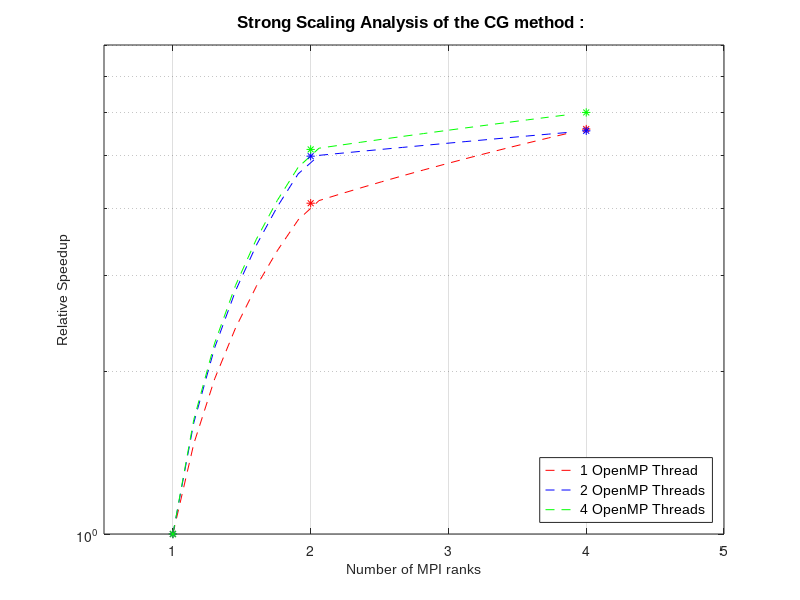
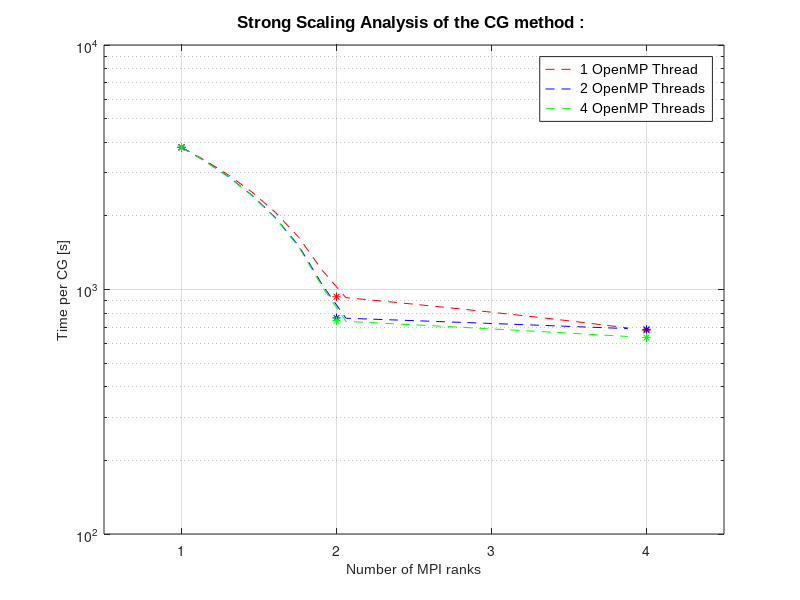
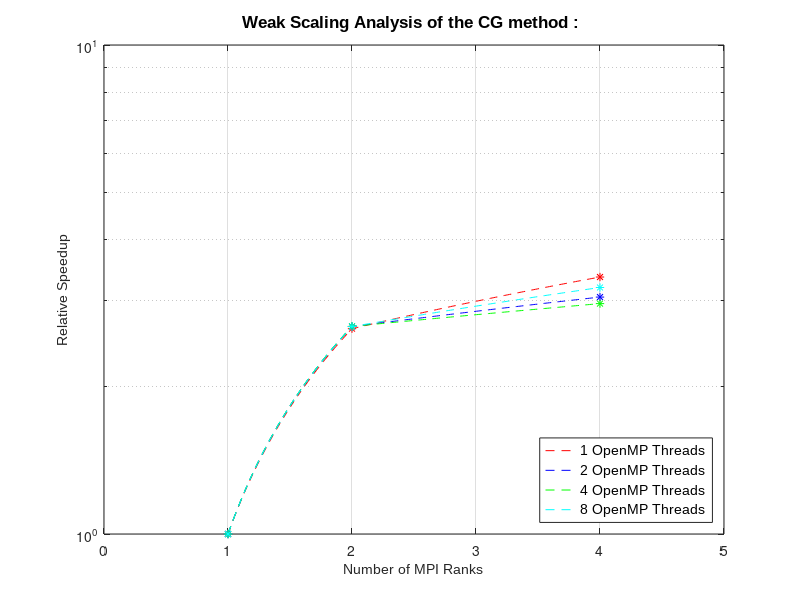
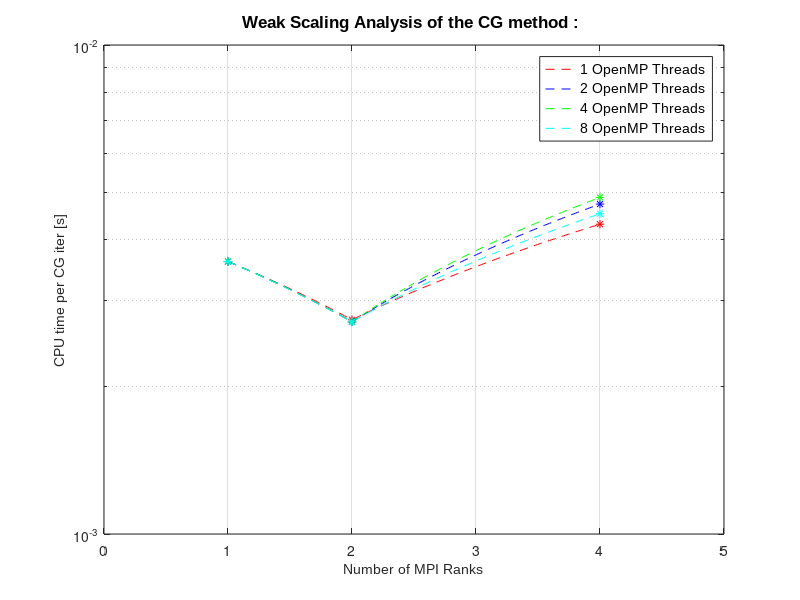

These charts were generated, in order, by the following MATLAB code:
%% Strong scaling analysis with relative speed up
clc;
clear all;

x = [1,2,4];
list_1 = [3812.08,933.78,681.258,];
list_2 = [3816.17,765.292,687.069];
list_4 = [3818.68,744.149, 635.851];
% Relative speed up calculus
list_1 = list_1(1)./list_1;
list_2 = list_2(1)./list_2;
list_4 = list_4(1)./list_4;
x_big = linspace(1,16,100);

figure(1)
semilogy(x_big, interp1(x,list_1,x_big), '--r', 'LineWidth', 0.1)
hold on
semilogy(x_big, interp1(x,list_2,x_big'),'--b', 'LineWidth', 0.1)
hold on
semilogy(x_big, interp1(x,list_4,x_big), '--g', 'LineWidth', 0.1)
hold on
semilogy(x, list_1, '*r', 'LineWidth', 0.1)
hold on
semilogy(x, list_2, '*b', 'LineWidth', 0.1)
hold on
semilogy(x, list_4, '*g', 'LineWidth', 0.1)
hold on

leg1 = legend('1 OpenMP Thread','2 OpenMP Threads','4 OpenMP Threads','Location','SouthEast');
set(leg1,'FontName','Arial','FontSize',10)
title1 = title('Strong Scaling Analysis of the CG method : ');
set(title1,'FontName','Arial','FontSize',12)
xlabel('Number of MPI ranks','FontName','Arial','FontSize',10);
ylabel('Relative Speedup','FontName','Arial','FontSize',10);
xlim([0.5,5])
ylim([0,8])
grid on;
hold off;

% Save plot
filename='./plot/strong.eps';
print(gcf,'-depsc',filename)

%% Strong scaling analysis
clc;
clear all;

x = [1,2,4];
list_1 = [3812.08,933.78,681.258];
list_2 = [3816.17,765.292,687.069];
list_4 = [3818.68,744.149,635.851];
x_big = linspace(1,16,100);

figure(2)
semilogy(x_big, interp1(x,list_1,x_big), '--r', 'LineWidth', 0.1)
hold on
semilogy(x_big, interp1(x,list_2,x_big'),'--b', 'LineWidth', 0.1)
hold on
semilogy(x_big, interp1(x,list_4,x_big), '--g', 'LineWidth', 0.1)
hold on
semilogy(x, list_1, '*r', 'LineWidth', 0.1)
hold on
semilogy(x, list_2, '*b', 'LineWidth', 0.1)
hold on
semilogy(x, list_4, '*g', 'LineWidth', 0.1)
hold on

leg1 = legend('1 OpenMP Thread','2 OpenMP Threads','4 OpenMP Threads','Location','NorthEast');
set(leg1,'FontName','Arial','FontSize',10)
title1 = title('Strong Scaling Analysis of the CG method : ');
set(title1,'FontName','Arial','FontSize',12)
xlabel('Number of MPI ranks','FontName','Arial','FontSize',10);
ylabel('Time per CG [s]','FontName','Arial','FontSize',10);
grid on;
xlim([0.5,4.5])
hold off;

% Save the plot
filename='./plot/strong_2.eps';
print(gcf,'-depsc',filename)

%% Weak scaling analysis with relative speed up
clc;
clear all;

x = [1,2,4];
list_1 = [0.00360577,0.00274242,0.00430072];
list_2 = [0.00360708,0.00271577,0.0047284];
list_4 = [0.00360943,0.00271577,0.00487931];
list_8 = [0.00360601,0.00271577,0.00451811];
% Relative speed up calculus
list_1 = list_1(1).*x./list_1;
list_2 = list_2(1).*x./list_2;
list_4 = list_4(1).*x./list_4;
list_8 = list_8(1).*x./list_8;
x_big = linspace(1,15,1000);

figure(3)
semilogy(x_big, interp1(x,list_1,x_big), '--r', 'LineWidth', 0.1)
hold on
semilogy(x_big, interp1(x,list_2,x_big), '--b', 'LineWidth', 0.1)
hold on
semilogy(x_big, interp1(x,list_4,x_big), '--g', 'LineWidth', 0.1)
hold on
semilogy(x_big, interp1(x,list_8,x_big), '--c', 'LineWidth', 0.1)
hold on
semilogy(x, list_1, '*r', 'LineWidth', 0.1)
hold on
semilogy(x, list_2, '*b', 'LineWidth', 0.1)
hold on
semilogy(x, list_4, '*g', 'LineWidth', 0.1)
hold on
semilogy(x, list_8, '*c', 'LineWidth', 0.1)
hold on

leg1 = legend('1 OpenMP Threads','2 OpenMP Threads','4 OpenMP Threads','8 OpenMP Threads','Location','SouthEast');
set(leg1,'FontName','Arial','FontSize',10)
title1 = title('Weak Scaling Analysis of the CG method : ');
set(title1,'FontName','Arial','FontSize',12)
xlabel('Number of MPI Ranks','FontName','Arial','FontSize',10);
ylabel('Relative Speedup','FontName','Arial','FontSize',10);
xlim([0,5]);
grid on;
hold off;

% Save plot
filename='./plot/weak.eps';
print(gcf,'-depsc',filename)

%% Weak scaling analysis
clc;
clear all;

x = [1,2,4];
list_1 = [0.00360577,0.00274242,0.00430072];
list_2 = [0.00360708,0.00271577,0.0047284];
list_4 = [0.00360943,0.00271577,0.00487931];
list_8 = [0.00360601,0.00271577,0.00451811];
x_big = linspace(1,15,1000);

figure(4)
semilogy(x_big, interp1(x,list_1,x_big), '--r', 'LineWidth', 0.1)
hold on
semilogy(x_big, interp1(x,list_2,x_big), '--b', 'LineWidth', 0.1)
hold on
semilogy(x_big, interp1(x,list_4,x_big), '--g', 'LineWidth', 0.1)
hold on
semilogy(x_big, interp1(x,list_8,x_big), '--c', 'LineWidth', 0.1)
hold on
semilogy(x, list_1, '*r', 'LineWidth', 0.1)
hold on
semilogy(x, list_2, '*b', 'LineWidth', 0.1)
hold on
semilogy(x, list_4, '*g', 'LineWidth', 0.1)
hold on
semilogy(x, list_8, '*c', 'LineWidth', 0.1)
hold on

leg1 = legend('1 OpenMP Threads','2 OpenMP Threads','4 OpenMP Threads','8 OpenMP Threads','Location','NorthEast');
set(leg1,'FontName','Arial','FontSize',10)
title1 = title('Weak Scaling Analysis of the CG method : ');
set(title1,'FontName','Arial','FontSize',12)
xlabel('Number of MPI Ranks','FontName','Arial','FontSize',10);
ylabel('CPU time per CG iter [s]','FontName','Arial','FontSize',10);
xlim([0,5]);
grid on;
hold off;

% Save plot
filename='./plot/weak_2.eps';
print(gcf,'-depsc',filename)